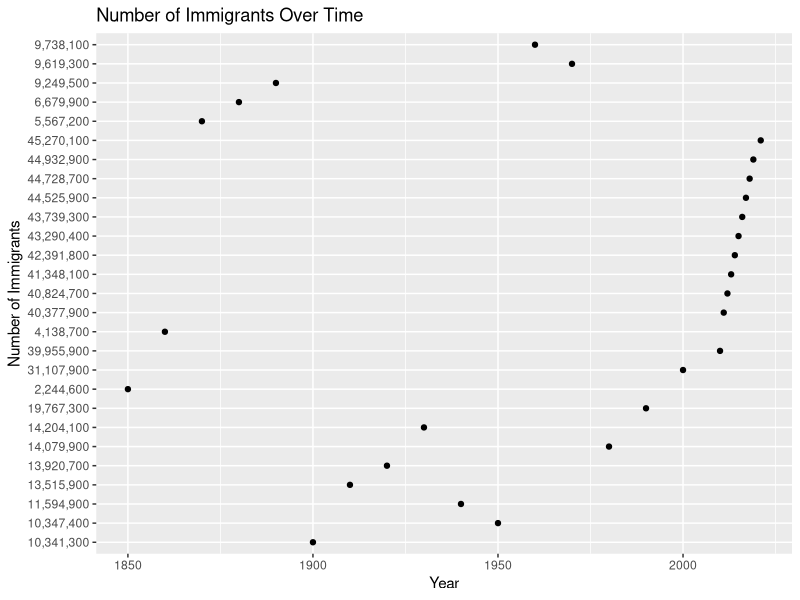

The R script that drew this image:
## ---- chunk 1
library(tidyverse)
data <- read.csv("Book1.csv")
colnames(data) <- c("Year","NumOfImmigrants","Immigrants%OfUSpop.")

data
## ---- chunk 2
library(ggplot2)
ggplot(data, aes(x = Year, y = NumOfImmigrants)) +
  geom_point() +
  labs(x = "Year", y = "Number of Immigrants") +
  ggtitle("Number of Immigrants Over Time")

